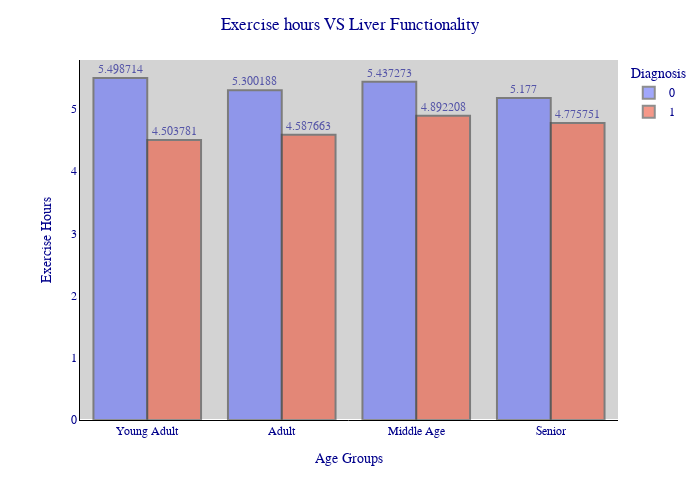

The cell this chart's notebook holds for it:
### Markdown cell above
<a id="Import"></a>
# <p style="background-color: #000000; font-family:calibri; color: #7FFF00; font-size:140%; text-align:center; border : 4px dashed #7FFF00 ;border-radius:90px 90px 90px 90px;"> Effect of Excercise 🚴♂️🏋🏻♀️🏃 on Liver

This bar chart is the true indication that on average people who are giving more time to exercise, they physical health better then the others who are lacking physical activity. We can see that people who are giving more time to physical activities their liver functions better then others and they have less chances of liver dusfunctionality.

### Code cell
heading("Physical Activity VS Diagnosis")
Exercise_hours =liver.groupby(['Age_group', 'Diagnosis'])['PhysicalActivity'].mean().reset_index()
fig = px.histogram(Exercise_hours, x=Exercise_hours['Age_group'], y=Exercise_hours['PhysicalActivity'], color=Exercise_hours['Diagnosis'], barmode='group', text_auto=True)
fig.update_layout(title = 'Exercise hours VS Liver Functionality', title_x=0.5, legend_title_font_color='darkblue', font_color='darkblue', font_family='Arial Black', height=500, width=700, plot_bgcolor='lightgrey')
fig.update_xaxes(title='Age Groups', tickfont_family="Arial Black", linecolor='black', showgrid=False)
fig.update_yaxes(title='Exercise Hours', tickfont_family="Arial Black", linecolor='black', showgrid=False)
fig.update_traces(textposition='outside', marker_line_width=2, opacity=0.6, textfont_family='Arial Black')
fig.show()

### Figure 1 — Plotly figure (JSON) as saved in the notebook; plotly's stock layout.template omitted (floating-point values rounded to 4 significant figures)
{"data": [{"alignmentgroup": "True", "bingroup": "x", "histfunc": "sum", "hovertemplate": "Diagnosis=0<br>Age_group=%{x}<br>sum of PhysicalActivity=%{y}<extra></extra>", "legendgroup": "0", "marker": {"color": "#636efa", "line": {"width": 2}, "pattern": {"shape": ""}}, "name": "0", "offsetgroup": "0", "opacity": 0.6, "orientation": "v", "showlegend": true, "textfont": {"family": "Arial Black"}, "textposition": "outside", "texttemplate": "%{value}", "type": "histogram", "x": ["Young Adult", "Adult", "Middle Age", "Senior"], "xaxis": "x", "y": [5.499, 5.3, 5.437, 5.177], "yaxis": "y"}, {"alignmentgroup": "True", "bingroup": "x", "histfunc": "sum", "hovertemplate": "Diagnosis=1<br>Age_group=%{x}<br>sum of PhysicalActivity=%{y}<extra></extra>", "legendgroup": "1", "marker": {"color": "#EF553B", "line": {"width": 2}, "pattern": {"shape": ""}}, "name": "1", "offsetgroup": "1", "opacity": 0.6, "orientation": "v", "showlegend": true, "textfont": {"family": "Arial Black"}, "textposition": "outside", "texttemplate": "%{value}", "type": "histogram", "x": ["Young Adult", "Adult", "Middle Age", "Senior"], "xaxis": "x", "y": [4.504, 4.588, 4.892, 4.776], "yaxis": "y"}], "layout": {"barmode": "group", "font": {"color": "darkblue", "family": "Arial Black"}, "height": 500, "legend": {"title": {"font": {"color": "darkblue"}, "text": "Diagnosis"}, "tracegroupgap": 0}, "margin": {"t": 60}, "plot_bgcolor": "lightgrey", "title": {"text": "Exercise hours VS Liver Functionality", "x": 0.5}, "width": 700, "xaxis": {"anchor": "y", "autorange": true, "domain": [0, 1], "linecolor": "black", "range": [-0.5, 3.5], "showgrid": false, "tickfont": {"family": "Arial Black"}, "title": {"text": "Age Groups"}, "type": "category"}, "yaxis": {"anchor": "x", "autorange": true, "domain": [0, 1], "linecolor": "black", "range": [0, 5.788], "showgrid": false, "tickfont": {"family": "Arial Black"}, "title": {"text": "Exercise Hours"}, "type": "linear"}}}
